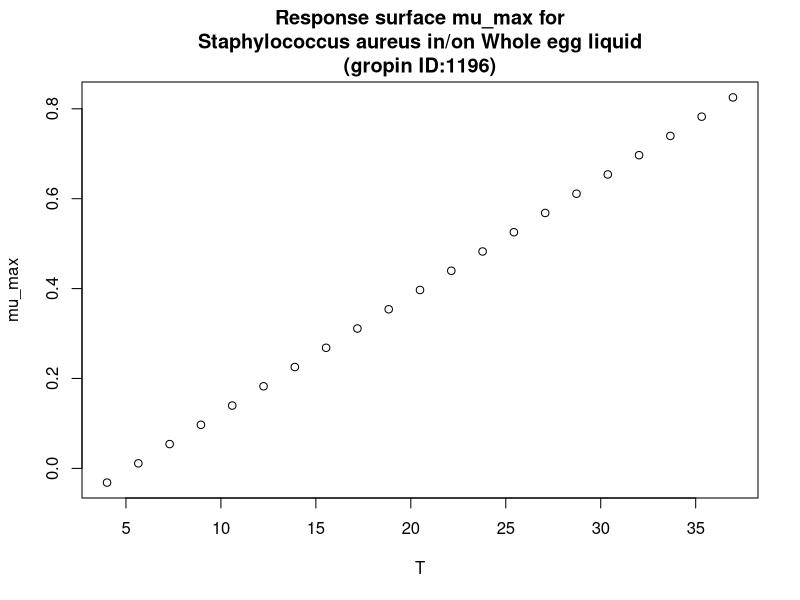

Generate this figure with R:
#############################
# start of Parameter script
#############################
T <- seq(4.004,36.963036963037,length.out=21)
#############################
# end of Parameter script
#############################
############################# 
# start of Model script Gropin ID 1196 
#############################
 
# constant coefficients for this model
 
variables <- data.frame(T)
argumentsPar <- expand.grid(variables)
 
# heart of the model
response_surface <- function(T) {
   mumax <-0.026*(T-5.220)

return(mumax=mumax)
} 

# output parameters
mumax <- cbind(argumentsPar,response_surface(argumentsPar['T']))
colnames(mumax) <- c(colnames(argumentsPar),'mumax')
#############################
# End of Model script
#############################
############################# 
# start of Visualisation script Gropin ID 1196 
#############################
plot(T,mumax$mumax,
                          xlab='T',
                          ylab='mu_max',main='Response surface mu_max for
Staphylococcus aureus in/on Whole egg liquid
(gropin ID:1196)')
#############################
# End of Visualisation script
#############################
